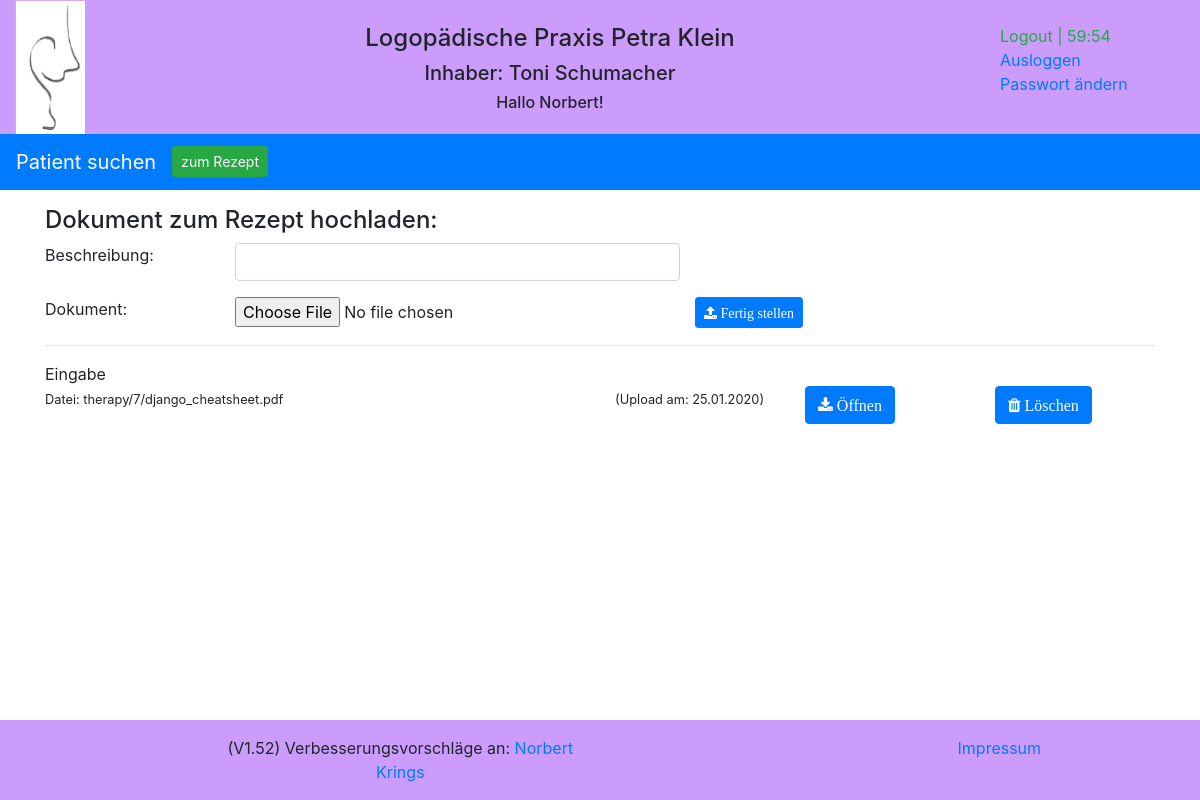
Screenshot of /reports/document_therapy/?id=7 (signed in) with the database file from the repository.
### reports/models.py (models this page shows)
class Document_therapy(models.Model):
    description = models.CharField(max_length=255, blank=True)
    document = models.FileField(upload_to=dynamik_path_therapy, max_length=100)
    uploaded_at = models.DateTimeField(auto_now_add=True)
    therapy = models.ForeignKey(Therapy, on_delete=models.CASCADE, default='')

### reports/views.py (the view)
# urls.py: path('document_therapy/', views.upload_document_therapy, name='document_therapy'),
@login_required
def upload_document_therapy(request):
    request.session.set_expiry(settings.SESSION_EXPIRE_SECONDS)
    if request.method == 'POST':
        item_form = DocumentTherapyForm(request.POST, request.FILES)
        therapy_result = Therapy.objects.get(id=request.POST.get('therapy'))
        if item_form.is_valid():
            logger.debug('upload_document_therapy: Dokument zum speichern valide')
            item = item_form.save(commit=False)
            item.therapy_id = therapy_result.id
            item.save()
            logger.debug('upload_document_therapy: Dokument gespeichert')
            return redirect('/reports/document_therapy/?id=' + str(therapy_result.id))
    else:
        logger.debug('upload_document_therapy: Formular aufgerufen um Dokumente zu sehen oder hochzuladen')
        form = DocumentTherapyForm(initial={'therapy': request.GET.get('id')})
        therapy_result = Therapy.objects.get(id=request.GET.get('id'))
        documents = Document_therapy.objects.filter(therapy_id=request.GET.get('id')).order_by('-uploaded_at')
    return render(request, 'reports/document_therapy_form.html',
                  {'form': form, 'therapy': therapy_result, 'documents': documents})

### reports/forms.py
class DocumentTherapyForm(forms.ModelForm):
    description = forms.CharField(required=True,
                                  max_length=100,
                                  widget=forms.TextInput(
                                      attrs={
                                          'class': 'form-control'
                                      }
                                  )
                                  )
    class Meta:
        model = Document_therapy
        fields = [
            'description',
            'document',
            'therapy'
        ]

### reports/templates/reports/document_therapy_form.html (shortened to what this page needs)
{% extends "base.html" %}
{% block extrahead %}
    {% load static %}
    <link rel="stylesheet" href="{% static 'reports/style_e2.css' %}">
    <link rel="stylesheet" href="https://cdnjs.cloudflare.com/ajax/libs/font-awesome/4.7.0/css/font-awesome.min.css">
{% endblock %}
{% block nav %}
<nav class="navbar navbar-expand-sm bg-primary navbar-dark">
  <a class="navbar-brand" href="{% url 'reports:index' %}" >Patient suchen</a>
  <div class="collapse navbar-collapse" id="collapsibleNavbar">
    <ul class="navbar-nav">
      <li class="nav-item">
          <a class="btn btn-success btn-sm" href="{% url 'reports:therapy' therapy.id %}" role="button">zum Rezept</a>
      </li>
    </ul>
  </div>
</nav>
{% endblock %}
{% block content %}
<content>
  <form method="post" enctype="multipart/form-data">
    <div class="container">
        <div class="row">
            <div class="col-sm">
                <h4>Dokument zum Rezept hochladen:</h4>
            </div>
        </div>
        <div class="form-group row">
            <label for="{{ form.description.id_for_label }}" class="col-sm-2 control-label">Beschreibung:</label>
            <div class="col-sm-5">
                {{ form.description }}
            </div>
        </div>
        <div class="form-group row">
            <label for="{{ form.document.id_for_label }}" class="col-sm-2 control-label">Dokument:</label>
            <div class="col-sm-5">
                {{ form.document }}
            </div>
            <div class="col-sm-sm-7 ">
                <button type="submit" class="btn btn-primary btn-sm"><i class="fa fa-upload"> Fertig stellen</i></button>
            </div>
        </div>
    </div>
  </form>
    <div class="container">
        {% for obj in documents %}
        <hr>
            <div class="row">
                <div class="col-sm-8">
                    {{ obj.description }}
                </div>
            </div>
            <div class="row">
                <div class="col-sm-6">
                    <div class="small inline">Datei: {{ obj.document.name }}</div>
                </div>
                <div class="col-sm-2">
                     <small>(Upload am: {{ obj.uploaded_at | date:"d.m.Y"}})</small>
                </div>
                <div class="col-sm-2">
                    <div class="small inline">
                        <a href="{% url 'reports:download_therapy' %}?id={{ obj.id }}">
                            <button type="button" class="btn btn-primary"><i class="fa fa-download"> Öffnen</i></button>
                        </a>
                    </div>
                </div>
                <div class="col-sm-2">
                    <div class="small inline">
                        <a href="{% url 'reports:delete_therapy' obj.id %}">
                            <button type="button" class="btn btn-primary"><i class="fa fa-trash"> Löschen</i></button>
                        </a>
                    </div>
                </div>
            </div>
        {% endfor %}
    </div>
</content>
{% endblock %}

### reports/templates/header.html (shortened to what this page needs)
    {% load static %}
    <div class="container-fluid text-center header">
        <div class="row" >
            <div class="col-sm-1 d-none d-md-block">
                <img src="{% static 'reports/images/logopaedie.png' %}" width=70px margin="0" alt="Logopädie">
            </div>
            <div class="col-sm-9">
                <div class="row">
                    <div class="col-sm">
                    </div>
                </div>
                <div class="row">
                    <div class="col-sm">
                        <h4>Logopädische Praxis Petra Klein</h4>
                    </div>
                </div>
                <div class="row" >
                    <div class="col-sm d-none d-md-block">
                        <h5>Inhaber: Toni Schumacher</h5>
                    </div>
                </div>
                <div class="row">
                    <div class="col-sm d-none d-md-block">
                        <h6>{% if user.is_authenticated %} Hallo {{ user.first_name }}! {% endif %}</h6>
                    </div>
                </div>
            </div>
            <div class="col-sm-2 d-none d-md-block">
                <div class="row">&nbsp;</div>
                {% if user.is_authenticated %}
                <div class="row">
                    <div class="text-success">Logout |&nbsp;</div><div id="minutes" class="text-success">30</div><div class="text-success">:</div><div id="seconds" class="text-success">00</div>
                </div>
                <div class="row"><a href="{% url 'logout' %}">Ausloggen</a></div>
                <div class="row"><a href="{% url 'password_change' %}">Passwort ändern</a></div>
                {% endif %}
            </div>
        </div>
    </div>

### reports/static/reports/logopaedie.css (style rules this page uses)
.header { background-color: #cb9cfc; }
.inline { display: inline; }

### reports/static/reports/style_e2.css (style rules this page uses)
body { grid-template-columns: 175px 4fr; }
content { grid-column: 2 / 5; grid-row: 2 / 4; }

### rows the page displays
Document_therapy: description "Eingabe", document.name "therapy/7/django_cheatsheet.pdf", uploaded_at "25.01.2020"

### other values shown
{{ user.first_name }} "Norbert"
